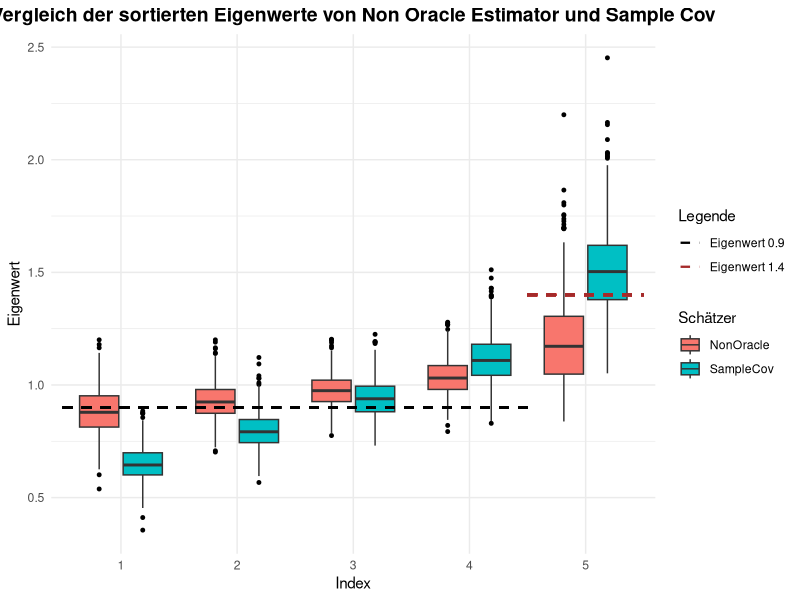
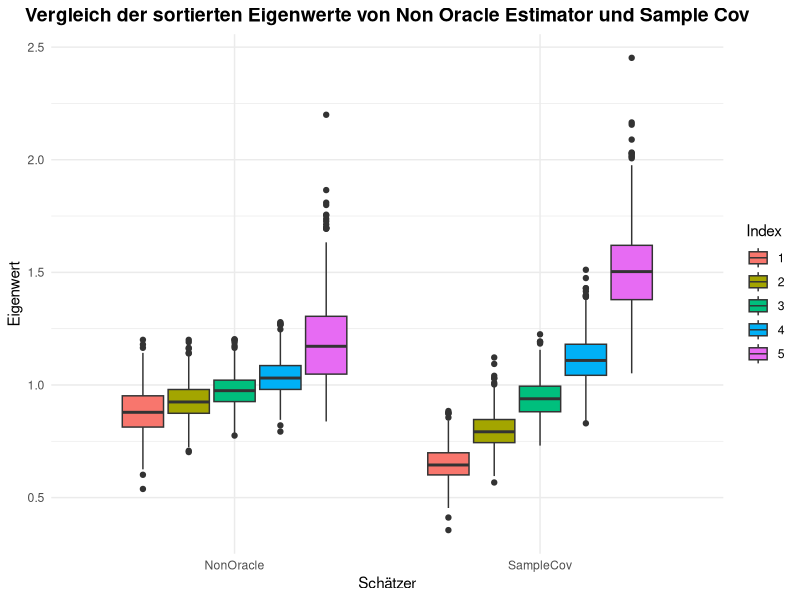

Here is the R script that generated these plots, in order: (Note: this script raises an error after producing the figures.)
library(tidyverse)
library(MASS)

## Aufgabe c)

# Parameter
p <- 5
n <- 100
M <- 1000
Sigma <- diag(0.9, nrow = p, ncol = p) + matrix(0.1, nrow = p, ncol = p)
mu <- c(rep(0,p))
w <- 0:100/100


# Funktion zur Berechnung des Non-Oracle Estimator & Sample Covariance

get_estimators <- function(n, p){
  # Daten simulieren
  Sigma <- diag(0.9, nrow = p, ncol = p) + matrix(0.1, nrow = p, ncol = p)
  mu <- c(rep(0,p))
  X_transposed <- mvrnorm(n, mu, Sigma)
  sample_cov <- (1/n) * t(X_transposed) %*% X_transposed
  
  # Parameter schätzen
  # gamma
  gamma <- (1/p) * sum(diag(sample_cov %*% diag(p)))

  # delta^2
  delta2 <- (1/p) * norm((sample_cov - gamma * diag(p)), type = "F")^2
  
  # beta^2
  beta2_help <- rep(0, n)
  for (i in 1:n){
    temp <- outer(t(X_transposed)[,i] , X_transposed[i,]) - sample_cov
    # Produkt zweier Vektoren um (p x p)-Matrix zu erhalten
    beta2_help[i] <- (1/p) * norm(temp, type = "F")^2 
  }
  beta2_pilot <- (1/n^2) * sum(beta2_help)
  beta2 <- min(beta2_pilot, delta2)
  
  # alpha^2
  alpha2 <- delta2 - beta2
  
  # Gewichte berechnen
  para1 <- (beta2/delta2)
  para2 <- alpha2/delta2
  
  # Schätzer berechen
  shrinkage <- para1 * gamma * diag(p) + para2 * sample_cov
  return(list(shrinkage = shrinkage,
              sample_cov = sample_cov,
              para1 = para1,
              para2 = para2))
}


# Alle Eigenwerte und Weights ausgeben lassen
get_all_est_ev_and_weights <- function(M, n, p){
  # 3-dim Array zur Speicherung aller Eigenwerte
  # Dimension 1 für Sample Cov, Dimension 2 für Non Oracle Estimator
  ev_array <- array(NA, dim=c(2, M*p, 2))
  
  # Speicher für weights
  weights <- array(NA, dim=c(M, 2))

  for (i in (1:M)){
    estimators_list <- get_estimators(n, p)
    non_oracle_est <- estimators_list$shrinkage
    weights[i,] <- c(estimators_list$para1, estimators_list$para2)
    sample_cov <- estimators_list$sample_cov
    non_oracle_ev <- sort(eigen(non_oracle_est, symmetric=TRUE,
                                only.values=TRUE)$values, decreasing = FALSE) 
    sample_cov_ev <- sort(eigen(sample_cov, symmetric=TRUE,
                                only.values=TRUE)$values, decreasing = FALSE) 

    
    for (j in (1:p)){
      ev_array[1, (i-1)*p + j, 1] <- j
      ev_array[1, (i-1)*p + j, 2] <- sample_cov_ev[j]
      
      ev_array[2, (i-1)*p + j, 1] <- j
      ev_array[2, (i-1)*p + j, 2] <- non_oracle_ev[j]
    }
  }
  return(list(eigenvalues = ev_array, weights = weights))
}

all_iterations <- get_all_est_ev_and_weights(M=1000, n=100, p=5)
all_est_ev <- all_iterations$eigenvalues
weights <- all_iterations$weights

# Data Frames für BoxPlots erstellen

all_ev_sample_cov <- data.frame(all_est_ev[1,,])
colnames(all_ev_sample_cov) <- c("Index", "Eigenwert")
all_ev_sample_cov$Schätzer <- "SampleCov"

all_ev_non_oracle <- data.frame(all_est_ev[2,,])
colnames(all_ev_non_oracle) <- c("Index", "Eigenwert")
all_ev_non_oracle$Schätzer <- "NonOracle"

all_ev_df <- rbind(all_ev_non_oracle, all_ev_sample_cov)
all_ev_df$Index <- as.factor(all_ev_df$Index)

ggplot(all_ev_df, aes(x=Index, y=Eigenwert)) +
  geom_boxplot(aes(fill=Schätzer), outlier.colour = "black", outlier.size = 1) +
  geom_segment(aes(x = 0.5, xend = 4.5, y = 0.9, yend = 0.9, color = "Eigenwert 0.9"), 
               linetype = "dashed", size = 0.8, inherit.aes = FALSE) +
  geom_segment(aes(x = 4.5, xend = 5.5, y = 1.4, yend = 1.4, color = "Eigenwert 1.4"), 
               linetype = "dashed", size = 0.8, inherit.aes = FALSE) +
  scale_color_manual(
    values = c("Eigenwert 0.9" = "black", "Eigenwert 1.4" = "brown"),
    name = "Legende"
  ) +
  labs(title = "Vergleich der sortierten Eigenwerte von Non Oracle Estimator und Sample Cov") +
  theme_minimal() +
  theme(
    plot.title = element_text(face = "bold", size = 14, hjust = 0.5)
  )

# Plot Highlight
ggplot(all_ev_df, aes(x=Schätzer, y=Eigenwert)) +
  geom_boxplot(aes(fill=Index)) +
  labs(title = "Vergleich der sortierten Eigenwerte von Non Oracle Estimator und Sample Cov") +
  theme_minimal() +
  theme(
    plot.title = element_text(face = "bold", size = 14, hjust = 0.5)
  )

# Vergleich der geschätzen optimalen Gewichte zu den Ergebnissen aus b)
weights_df <- data.frame(weights[,1])
colnames(weights_df) = c("Optimal_Weight")
weights_df$Boxplot <- as.factor(" ")

ggplot(weights_df, aes(x = Boxplot, y = Optimal_Weight)) + 
  geom_boxplot(color = "purple", fill = "purple", alpha = 0.2,
               outlier.colour = "red", outlier.fill = "red", outlier.size = 2)  +
  geom_hline(aes(yintercept = w_optimal, color = "Gewicht für n=100"),
             linetype = "dashed") +
  geom_hline(aes(yintercept = w_optimal_mod, color = "Gewicht für n=1000"),
             linetype = "dashed") +
  scale_color_manual(
    name = "Referenzlinien", 
    values = c("Gewicht für n=100" = "blue", "Gewicht für n=1000" = "orange")
  ) +
  labs(title = "Vergleich der geschätzen optimalen Gewichte") +
  theme_minimal() +
  theme(
    plot.title = element_text(face = "bold", size = 14, hjust = 0.5)
  )
